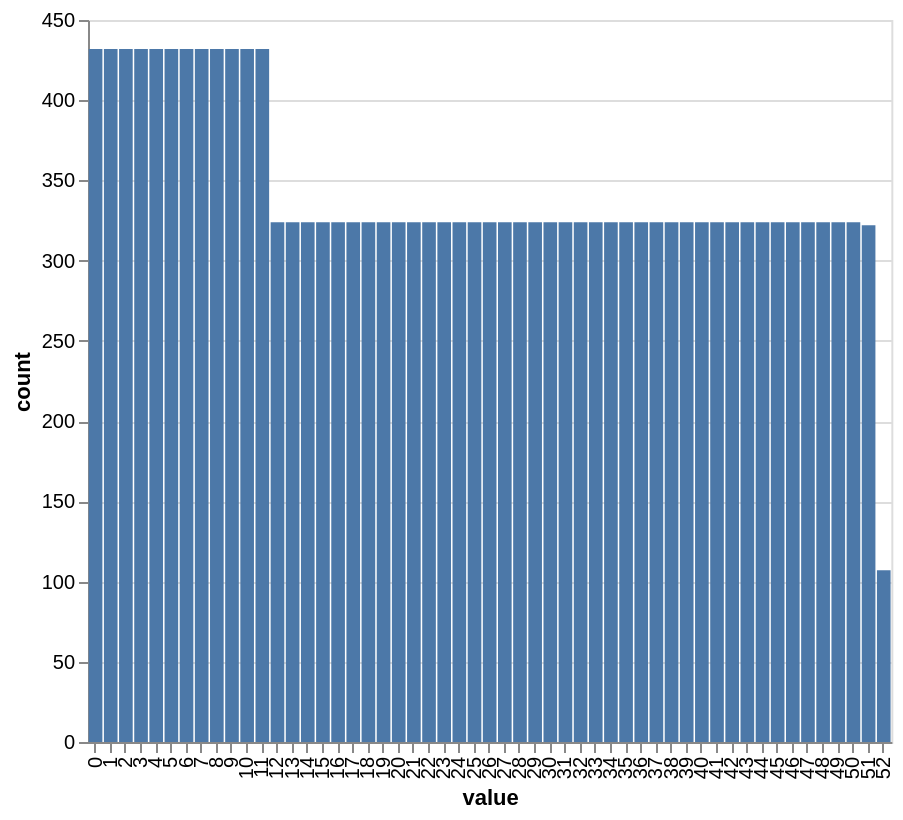

Express this chart as Vega-Lite.
### Vega-Lite specification from a JSON file in a GitHub repository (floating-point values rounded to 4 significant figures)
{"$schema": "https://vega.github.io/schema/vega-lite/v5.json", "autosize": "fit", "config": {"view": {"continuousHeight": 300, "continuousWidth": 500}}, "data": {"values": [{"count": 432, "value": 0}, {"count": 432, "value": 1}, {"count": 432, "value": 2}, {"count": 432, "value": 3}, {"count": 432, "value": 4}, {"count": 432, "value": 5}, {"count": 432, "value": 6}, {"count": 432, "value": 7}, {"count": 432, "value": 8}, {"count": 432, "value": 9}, {"count": 432, "value": 10}, {"count": 432, "value": 11}, {"count": 324, "value": 12}, {"count": 324, "value": 13}, {"count": 324, "value": 14}, {"count": 324, "value": 15}, {"count": 324, "value": 16}, {"count": 324, "value": 17}, {"count": 324, "value": 18}, {"count": 324, "value": 19}, {"count": 324, "value": 20}, {"count": 324, "value": 21}, {"count": 324, "value": 22}, {"count": 324, "value": 23}, {"count": 324, "value": 24}, {"count": 324, "value": 25}, {"count": 324, "value": 26}, {"count": 324, "value": 27}, {"count": 324, "value": 28}, {"count": 324, "value": 29}, {"count": 324, "value": 30}, {"count": 324, "value": 31}, {"count": 324, "value": 32}, {"count": 324, "value": 33}, {"count": 324, "value": 34}, {"count": 324, "value": 35}, {"count": 324, "value": 36}, {"count": 324, "value": 37}, {"count": 324, "value": 38}, {"count": 324, "value": 39}, {"count": 324, "value": 40}, {"count": 324, "value": 41}, {"count": 324, "value": 42}, {"count": 324, "value": 43}, {"count": 324, "value": 44}, {"count": 324, "value": 45}, {"count": 324, "value": 46}, {"count": 324, "value": 47}, {"count": 324, "value": 48}, {"count": 324, "value": 49}, {"count": 324, "value": 50}, {"count": 322, "value": 51}, {"count": 107, "value": 52}]}, "datasets": {"data-2ffdaa44259664e83e495e75fd7e2a43": [{"count": 432, "value": 0}, {"count": 432, "value": 1}, {"count": 432, "value": 2}, {"count": 432, "value": 3}, {"count": 432, "value": 4}, {"count": 432, "value": 5}, {"count": 432, "value": 6}, {"count": 432, "value": 7}, {"count": 432, "value": 8}, {"count": 432, "value": 9}, {"count": 432, "value": 10}, {"count": 432, "value": 11}, {"count": 324, "value": 12}, {"count": 324, "value": 13}, {"count": 324, "value": 14}, {"count": 324, "value": 15}, {"count": 324, "value": 16}, {"count": 324, "value": 17}, {"count": 324, "value": 18}, {"count": 324, "value": 19}, {"count": 324, "value": 20}, {"count": 324, "value": 21}, {"count": 324, "value": 22}, {"count": 324, "value": 23}, {"count": 324, "value": 24}, {"count": 324, "value": 25}, {"count": 324, "value": 26}, {"count": 324, "value": 27}, {"count": 324, "value": 28}, {"count": 324, "value": 29}, {"count": 324, "value": 30}, {"count": 324, "value": 31}, {"count": 324, "value": 32}, {"count": 324, "value": 33}, {"count": 324, "value": 34}, {"count": 324, "value": 35}, {"count": 324, "value": 36}, {"count": 324, "value": 37}, {"count": 324, "value": 38}, {"count": 324, "value": 39}, {"count": 324, "value": 40}, {"count": 324, "value": 41}, {"count": 324, "value": 42}, {"count": 324, "value": 43}, {"count": 324, "value": 44}, {"count": 324, "value": 45}, {"count": 324, "value": 46}, {"count": 324, "value": 47}, {"count": 324, "value": 48}, {"count": 324, "value": 49}, {"count": 324, "value": 50}, {"count": 322, "value": 51}, {"count": 107, "value": 52}]}, "encoding": {"tooltip": [{"field": "value", "type": "quantitative"}, {"field": "count", "type": "quantitative"}], "x": {"field": "value", "type": "ordinal"}, "y": {"field": "count", "type": "quantitative"}}, "height": 400, "mark": "bar", "width": 441.7}
